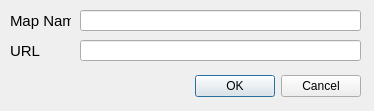
<?xml version="1.0" encoding="UTF-8"?>
<ui version="4.0">
 <class>geospacecdsDialogBase</class>
 <widget class="QDialog" name="geospacecdsDialogBase">
  <property name="geometry">
   <rect>
    <x>0</x>
    <y>0</y>
    <width>374</width>
    <height>111</height>
   </rect>
  </property>
  <property name="windowTitle">
   <string>Add New Connection</string>
  </property>
  <widget class="QDialogButtonBox" name="button_box">
   <property name="geometry">
    <rect>
     <x>20</x>
     <y>70</y>
     <width>341</width>
     <height>32</height>
    </rect>
   </property>
   <property name="orientation">
    <enum>Qt::Horizontal</enum>
   </property>
   <property name="standardButtons">
    <set>QDialogButtonBox::Cancel|QDialogButtonBox::Ok</set>
   </property>
  </widget>
  <widget class="QLineEdit" name="pass_txt">
   <property name="enabled">
    <bool>true</bool>
   </property>
   <property name="geometry">
    <rect>
     <x>80</x>
     <y>40</y>
     <width>281</width>
     <height>21</height>
    </rect>
   </property>
   <property name="text">
    <string/>
   </property>
   <property name="maxLength">
    <number>100</number>
   </property>
  </widget>
  <widget class="QLabel" name="label_2">
   <property name="enabled">
    <bool>true</bool>
   </property>
   <property name="geometry">
    <rect>
     <x>10</x>
     <y>40</y>
     <width>61</width>
     <height>21</height>
    </rect>
   </property>
   <property name="font">
    <font>
     <pointsize>11</pointsize>
    </font>
   </property>
   <property name="text">
    <string>URL</string>
   </property>
  </widget>
  <widget class="QLineEdit" name="user_txt">
   <property name="enabled">
    <bool>true</bool>
   </property>
   <property name="geometry">
    <rect>
     <x>80</x>
     <y>10</y>
     <width>281</width>
     <height>21</height>
    </rect>
   </property>
   <property name="maxLength">
    <number>100</number>
   </property>
  </widget>
  <widget class="QLabel" name="label">
   <property name="geometry">
    <rect>
     <x>10</x>
     <y>10</y>
     <width>61</width>
     <height>21</height>
    </rect>
   </property>
   <property name="font">
    <font>
     <pointsize>11</pointsize>
    </font>
   </property>
   <property name="text">
    <string>Map Name</string>
   </property>
  </widget>
  <zorder>label_2</zorder>
  <zorder>label</zorder>
  <zorder>button_box</zorder>
  <zorder>pass_txt</zorder>
  <zorder>user_txt</zorder>
 </widget>
 <tabstops>
  <tabstop>user_txt</tabstop>
  <tabstop>pass_txt</tabstop>
 </tabstops>
 <resources/>
 <connections>
  <connection>
   <sender>button_box</sender>
   <signal>rejected()</signal>
   <receiver>geospacecdsDialogBase</receiver>
   <slot>close()</slot>
   <hints>
    <hint type="sourcelabel">
     <x>40</x>
     <y>70</y>
    </hint>
    <hint type="destinationlabel">
     <x>20</x>
     <y>20</y>
    </hint>
   </hints>
  </connection>
  <connection>
   <sender>button_box</sender>
   <signal>accepted()</signal>
   <receiver>geospacecdsDialogBase</receiver>
   <slot>slot1()</slot>
   <hints>
    <hint type="sourcelabel">
     <x>40</x>
     <y>86</y>
    </hint>
    <hint type="destinationlabel">
     <x>31</x>
     <y>27</y>
    </hint>
   </hints>
  </connection>
 </connections>
 <slots>
  <signal>signal1()</signal>
  <signal>signal2()</signal>
  <slot>slot1()</slot>
 </slots>
</ui>
